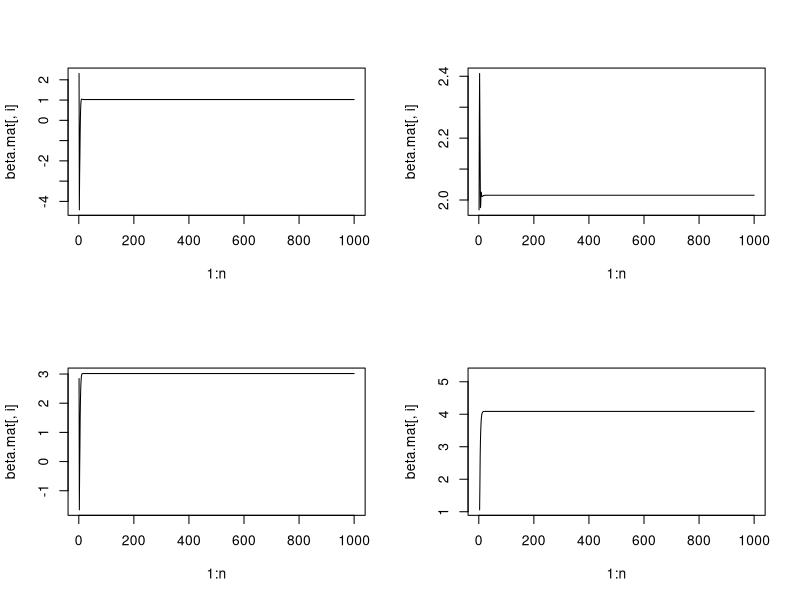
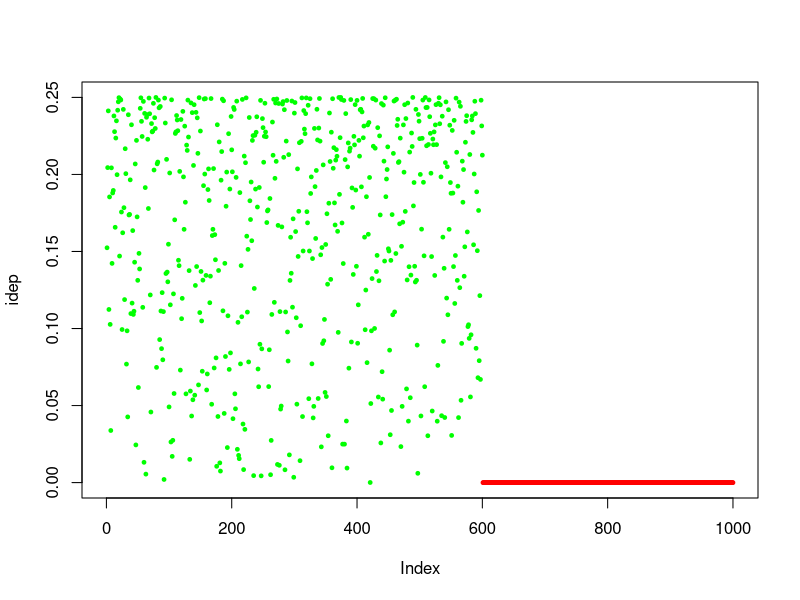
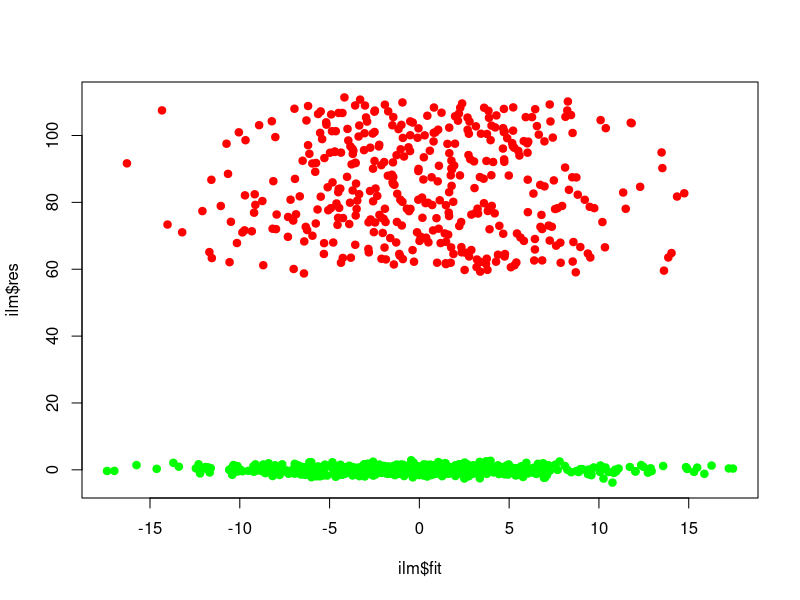

Write R code to recreate these figures, in order.
rm(list=ls())

## Function to generate multivariate normal observations
my.mvrnorm = function(n, mu, Sigma){
  p = length(mu)
  # compute square root of covariance matrix
  eo=eigen(Sigma, symmetric=TRUE)
  sigma.sqrt=eo$vec%*%diag(eo$val^0.5)%*%t(eo$vec)
  # generate random normals from runif by box-muller transform
  rnorm.vec = sqrt(-2*log(runif(n*p)))*cos(2*pi*runif(n*p))
  # generate sample matrix
  sample.matrix = matrix(rep(mu, n), nrow=n, byrow=T) +
    matrix(rnorm.vec, nrow=n, ncol=p)%*%sigma.sqrt
  return(sample.matrix)
}

## simulation setup
n = 1e3; p = 4
v.star = 1
beta.star = 1:4
Sigma = diag(p)

X = my.mvrnorm(n=n, mu=rep(0,p), Sigma=Sigma)
y = my.mvrnorm(n=1, mu=rep(0,n)+X%*%beta.star, Sigma=v.star*diag(n))

npure = 600
y[(npure+1):n] = y[(npure+1):n] + sample(60:109, (n-npure), replace=T)

beta.mat = matrix(0, nrow=n, ncol=p+1)
idep = rep(1,n)

iter=1; maxit=100
for(i in 1:n){
  ilm = lm(t(y)~X, weights=idep)
  beta.mat[i,] = ilm$coef
  ires = residuals(ilm)
  iPhi = pnorm(ires)
  idep = iPhi*(1-iPhi)
}

par(mfrow=c(2,2))
for(i in 2:5){
  plot(1:n, beta.mat[,i], type="l")
}
par(mfrow=c(1,1))

col.vec = c(rep("green", npure), rep("red", n-npure))
plot(idep, col=col.vec, pch=19, cex=.5)

plot(ilm$res~ilm$fit, col=col.vec, pch=19)
